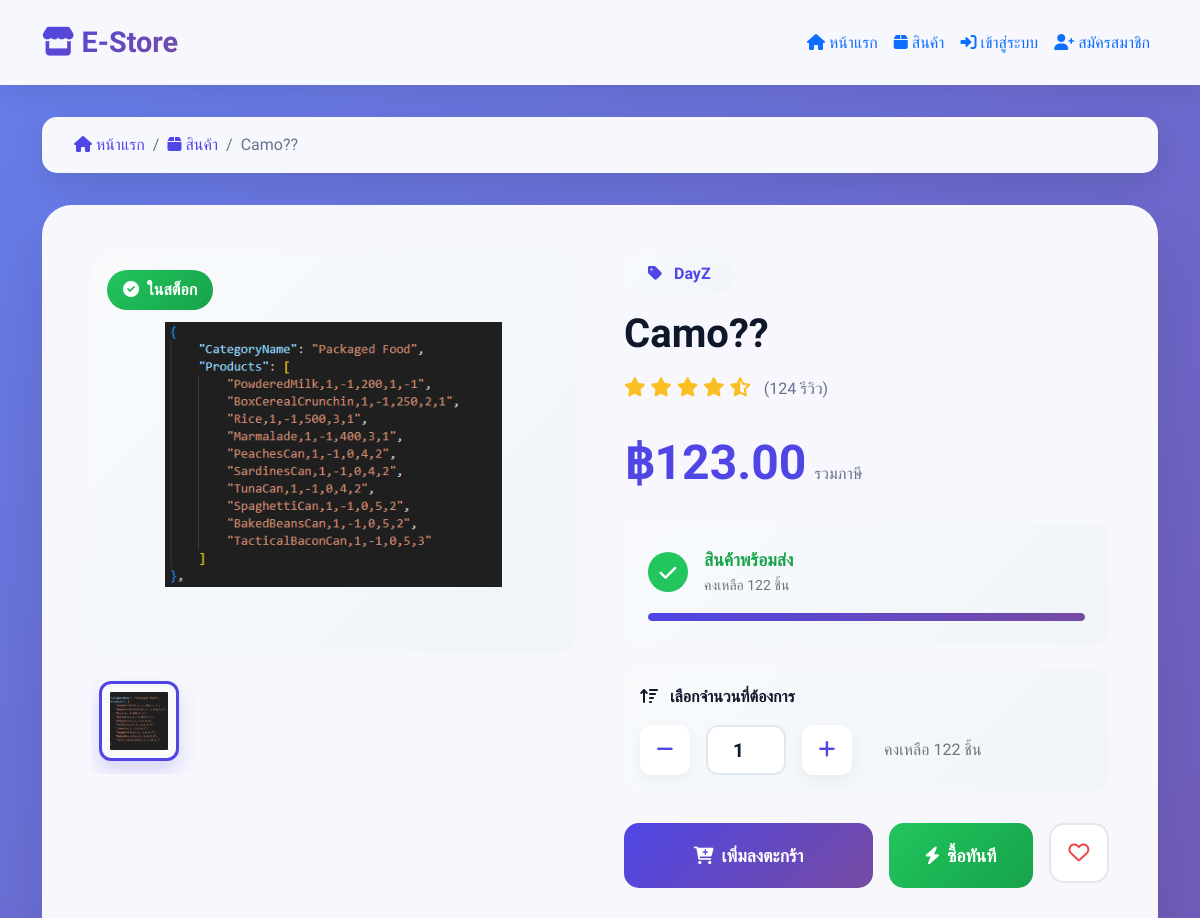
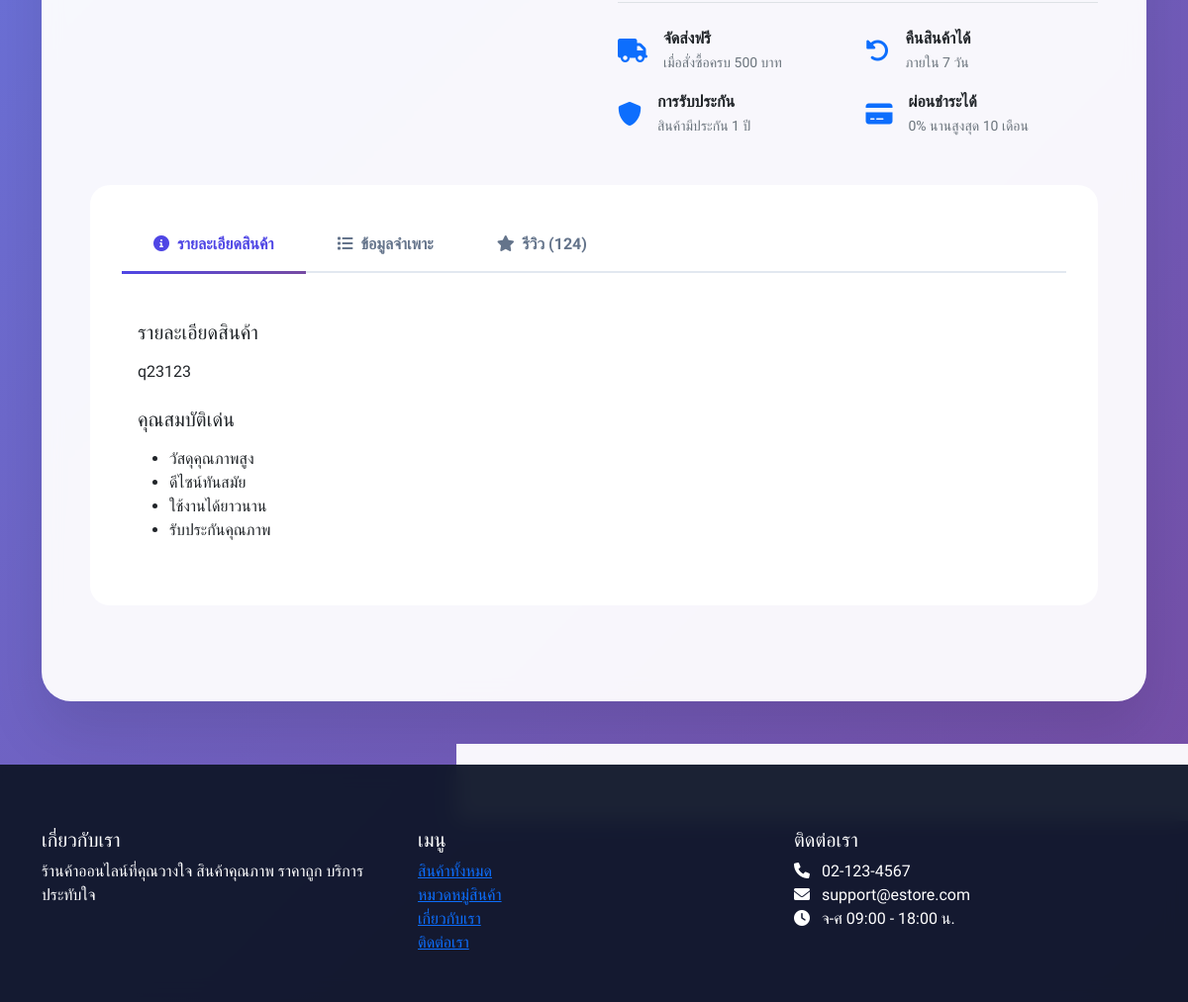
The page /product-detail.php?id=8 on the database its author committed (2 pictures, top to bottom).
### tables this page shows
CREATE TABLE `products` (
  `id` int(11) NOT NULL,
  `category_id` int(11) DEFAULT NULL,
  `name` varchar(200) NOT NULL,
  `description` text DEFAULT NULL,
  `price` decimal(10,2) NOT NULL,
  `stock` int(11) DEFAULT 0,
  `image_url` varchar(255) DEFAULT NULL,
  `status` enum('active','inactive') DEFAULT 'active',
  `created_at` timestamp NOT NULL DEFAULT current_timestamp(),
  `updated_at` timestamp NOT NULL DEFAULT current_timestamp() ON UPDATE current_timestamp()
);

CREATE TABLE `product_images` (
  `id` int(11) NOT NULL,
  `product_id` int(11) NOT NULL,
  `image_url` varchar(255) NOT NULL,
  `is_primary` tinyint(1) DEFAULT 0,
  `created_at` timestamp NOT NULL DEFAULT current_timestamp()
);

CREATE TABLE `categories` (
  `id` int(11) NOT NULL,
  `name` varchar(100) NOT NULL,
  `description` text DEFAULT NULL,
  `image_url` varchar(255) DEFAULT NULL,
  `status` enum('active','inactive') DEFAULT 'active',
  `created_at` timestamp NOT NULL DEFAULT current_timestamp()
);

### product-detail.php (the view, shortened to what the rows shown need)
<?php
$database = new Database();
$db = $database->getConnection();
$query = "SELECT p.*, c.name as category_name
          FROM products p
          LEFT JOIN categories c ON p.category_id = c.id
          WHERE p.id = :id";
$stmt = $db->prepare($query);
$stmt->bindParam(':id', $_GET['id']);
$stmt->execute();
$product = $stmt->fetch(PDO::FETCH_ASSOC);
$img_query = "SELECT * FROM product_images WHERE product_id = :product_id ORDER BY is_primary DESC";
$img_stmt = $db->prepare($img_query);
$img_stmt->bindParam(':product_id', $_GET['id']);
$img_stmt->execute();
$images = $img_stmt->fetchAll(PDO::FETCH_ASSOC);
?>
<!DOCTYPE html>
<html lang="en">
<head>
    <link href="https://cdn.jsdelivr.net/npm/bootstrap@5.1.3/dist/css/bootstrap.min.css" rel="stylesheet">
    <link rel="stylesheet" href="https://cdnjs.cloudflare.com/ajax/libs/font-awesome/6.0.0/css/all.min.css">
</head>
<body>
    <div class="container">
        <div class="breadcrumb-wrapper">
            <nav aria-label="breadcrumb">
                <ol class="breadcrumb">
                    <li class="breadcrumb-item"><a href="index.php"><i class="fas fa-home"></i> หน้าแรก</a></li>
                    <li class="breadcrumb-item"><a href="products.php"><i class="fas fa-box"></i> สินค้า</a></li>
                    <li class="breadcrumb-item active"><?php echo htmlspecialchars($product['name']); ?></li>
                </ol>
            </nav>
        </div>
        <div class="product-container">
            <div class="row g-5">
                <div class="col-lg-6">
                    <div class="gallery-container">
                        <div class="main-image-container" id="mainImageContainer">
                            <?php
                            $stockClass = '';
                            $stockText = '';
                            if($product['stock'] > 10) {
                                $stockClass = 'badge-instock';
                                $stockText = 'ในสต็อก';
                            } elseif($product['stock'] > 0) {
                                $stockClass = 'badge-lowstock';
                                $stockText = 'เหลือน้อย';
                            } else {
                                $stockClass = 'badge-outstock';
                                $stockText = 'สินค้าหมด';
                            }
                            ?>
                            <span class="badge-stock <?php echo $stockClass; ?>">
                                <i class="fas fa-<?php echo $product['stock'] > 0 ? 'check-circle' : 'times-circle'; ?> me-1"></i>
                                <?php echo $stockText; ?>
                            </span>
                            <img src="images/products/<?php echo $images[0]['image_url'] ?? 'default.jpg'; ?>"
                                 class="main-image" id="mainImage" alt="<?php echo htmlspecialchars($product['name']); ?>">
                        </div>
                        <div class="thumbnail-container">
                            <?php if(empty($images)): ?>
                                <img src="images/products/default.jpg" class="thumbnail active">
                            <?php else: ?>
                                <?php foreach($images as $index => $image): ?>
                                    <img src="images/products/<?php echo $image['image_url']; ?>"
                                         class="thumbnail <?php echo $index == 0 ? 'active' : ''; ?>"
                                         onclick="changeMainImage(this.src, this)">
                                <?php endforeach; ?>
                            <?php endif; ?>
                        </div>
                    </div>
                </div>
                <div class="col-lg-6">
                    <span class="product-category">
                        <i class="fas fa-tag"></i>
                        <?php echo htmlspecialchars($product['category_name'] ?? 'ไม่มีหมวดหมู่'); ?>
                    </span>
                    <h1 class="product-title"><?php echo htmlspecialchars($product['name']); ?></h1>
                    <div class="product-rating">
                        <span class="stars">
                        </span>
                        <span class="rating-count">(124 รีวิว)</span>
                    </div>
                    <div class="product-price">
                        ฿<?php echo number_format($product['price'], 2); ?>
                        <small>รวมภาษี</small>
                    </div>
                    <div class="stock-info">
                        <div class="stock-status">
                            <div>
                                <div class="stock-text <?php echo $product['stock'] > 10 ? 'instock' : ($product['stock'] > 0 ? 'lowstock' : ''); ?>">
                                    <?php echo $product['stock'] > 10 ? 'สินค้าพร้อมส่ง' : ($product['stock'] > 0 ? 'สินค้าใกล้หมด' : 'สินค้าหมดชั่วคราว'); ?>
                                </div>
                                <small class="text-muted">
                                    คงเหลือ <?php echo $product['stock']; ?> ชิ้น
                                </small>
                            </div>
                        </div>
                        <div class="stock-bar">
                        </div>
                    </div>
                    <?php if($product['stock'] > 0): ?>
                    <div class="quantity-selector">
                        <div class="quantity-label">
                            <i class="fas fa-sort-amount-up me-2"></i>
                            เลือกจำนวนที่ต้องการ
                        </div>
                        <div class="quantity-control">
                            <button class="quantity-btn" onclick="decrementQuantity()" id="decrementBtn">
                                <i class="fas fa-minus"></i>
                            </button>
                            <input type="number" id="quantity" class="quantity-input" value="1" min="1" max="<?php echo $product['stock']; ?>" readonly>
                            <button class="quantity-btn" onclick="incrementQuantity()" id="incrementBtn">
                                <i class="fas fa-plus"></i>
                            </button>
                            <span class="ms-3 text-muted">
                                คงเหลือ <?php echo $product['stock']; ?> ชิ้น
                            </span>
                        </div>
                    </div>
                    <div class="action-buttons">
                        <button class="btn-add-to-cart" onclick="addToCart(<?php echo $product['id']; ?>)">
                            <i class="fas fa-cart-plus"></i>
                            เพิ่มลงตะกร้า
                        </button>
                        <button class="btn-buy-now" onclick="buyNow(<?php echo $product['id']; ?>)">
                            <i class="fas fa-bolt"></i>
                            ซื้อทันที
                        </button>
                        <button class="btn-wishlist" onclick="addToWishlist(<?php echo $product['id']; ?>)">
                            <i class="far fa-heart"></i>
                        </button>
                    </div>
                    <?php endif; ?>
                    <div class="mt-4 pt-4 border-top">
                        <div class="row g-3">
                        </div>
                    </div>
                </div>
            </div>
            <div class="product-tabs mt-5">
                <div class="tab-content" id="productTabsContent">
                    <div class="tab-pane fade show active" id="description" role="tabpanel">
                        <div class="product-description">
                            <h5 class="mb-3">รายละเอียดสินค้า</h5>
                            <p><?php echo nl2br(htmlspecialchars($product['description'])); ?></p>
                            <h5 class="mt-4 mb-3">คุณสมบัติเด่น</h5>
                            <ul>
                                <li>วัสดุคุณภาพสูง</li>
                                <li>ดีไซน์ทันสมัย</li>
                                <li>ใช้งานได้ยาวนาน</li>
                                <li>รับประกันคุณภาพ</li>
                            </ul>
                        </div>
                    </div>
                </div>
            </div>
        </div>
    </div>
</body>
</html>

### rows shown on the page
products: name "Camo??", stock "ในสต็อก", category.name "DayZ", price "123.00", stock "122", description "q23123"
product_images: image_url (picture)
